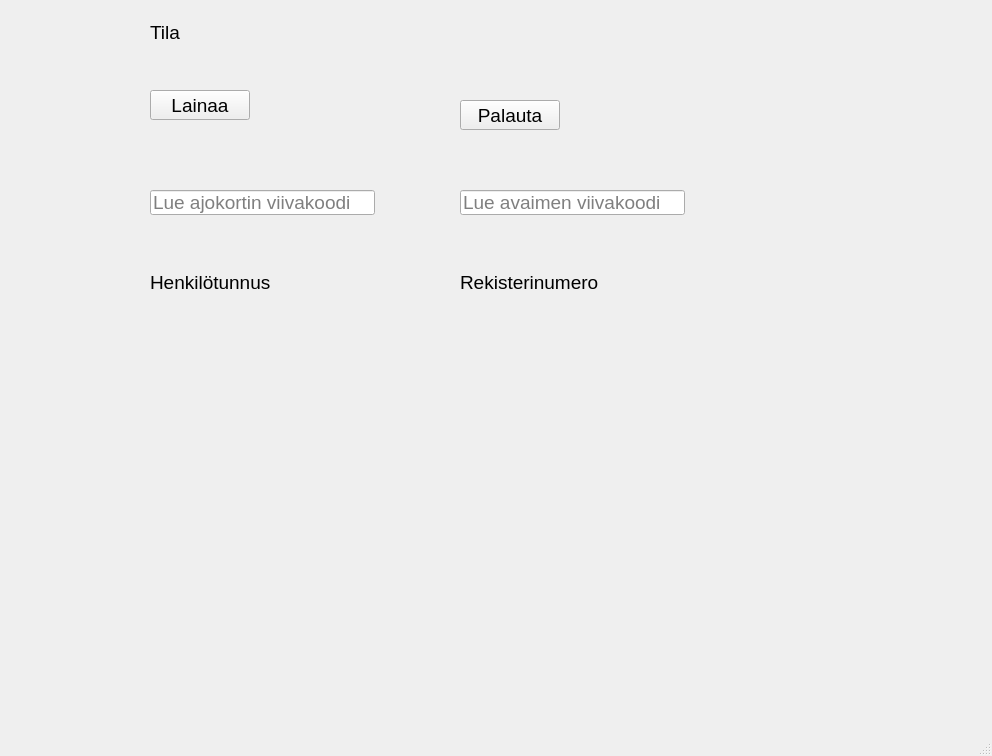
<?xml version="1.0" encoding="UTF-8"?>
<ui version="4.0">
 <class>MainWindow</class>
 <widget class="QMainWindow" name="MainWindow">
  <property name="geometry">
   <rect>
    <x>0</x>
    <y>0</y>
    <width>992</width>
    <height>756</height>
   </rect>
  </property>
  <property name="windowTitle">
   <string>MainWindow</string>
  </property>
  <widget class="QWidget" name="centralwidget">
   <widget class="QPushButton" name="lainaaPushButton">
    <property name="geometry">
     <rect>
      <x>150</x>
      <y>90</y>
      <width>100</width>
      <height>30</height>
     </rect>
    </property>
    <property name="font">
     <font>
      <pointsize>14</pointsize>
     </font>
    </property>
    <property name="text">
     <string>Lainaa</string>
    </property>
   </widget>
   <widget class="QPushButton" name="palautaPushButton">
    <property name="geometry">
     <rect>
      <x>460</x>
      <y>100</y>
      <width>100</width>
      <height>30</height>
     </rect>
    </property>
    <property name="font">
     <font>
      <pointsize>14</pointsize>
     </font>
    </property>
    <property name="text">
     <string>Palauta</string>
    </property>
   </widget>
   <widget class="QLabel" name="hetuLabel">
    <property name="geometry">
     <rect>
      <x>150</x>
      <y>270</y>
      <width>150</width>
      <height>25</height>
     </rect>
    </property>
    <property name="font">
     <font>
      <pointsize>14</pointsize>
     </font>
    </property>
    <property name="text">
     <string>Henkilötunnus</string>
    </property>
   </widget>
   <widget class="QLabel" name="rekisteriNrLabel">
    <property name="geometry">
     <rect>
      <x>460</x>
      <y>270</y>
      <width>150</width>
      <height>25</height>
     </rect>
    </property>
    <property name="font">
     <font>
      <pointsize>14</pointsize>
     </font>
    </property>
    <property name="text">
     <string>Rekisterinumero</string>
    </property>
   </widget>
   <widget class="QLineEdit" name="ajokorttiLineEdit">
    <property name="geometry">
     <rect>
      <x>150</x>
      <y>190</y>
      <width>225</width>
      <height>25</height>
     </rect>
    </property>
    <property name="font">
     <font>
      <pointsize>14</pointsize>
     </font>
    </property>
    <property name="placeholderText">
     <string>Lue ajokortin viivakoodi</string>
    </property>
   </widget>
   <widget class="QLineEdit" name="avainLineEdit">
    <property name="geometry">
     <rect>
      <x>460</x>
      <y>190</y>
      <width>225</width>
      <height>25</height>
     </rect>
    </property>
    <property name="font">
     <font>
      <pointsize>14</pointsize>
     </font>
    </property>
    <property name="placeholderText">
     <string>Lue avaimen viivakoodi</string>
    </property>
   </widget>
   <widget class="QLabel" name="tilaLabel">
    <property name="geometry">
     <rect>
      <x>150</x>
      <y>20</y>
      <width>150</width>
      <height>25</height>
     </rect>
    </property>
    <property name="font">
     <font>
      <pointsize>14</pointsize>
     </font>
    </property>
    <property name="text">
     <string>Tila</string>
    </property>
   </widget>
  </widget>
  <widget class="QMenuBar" name="menubar">
   <property name="geometry">
    <rect>
     <x>0</x>
     <y>0</y>
     <width>992</width>
     <height>21</height>
    </rect>
   </property>
  </widget>
  <widget class="QStatusBar" name="statusbar"/>
 </widget>
 <resources/>
 <connections>
  <connection>
   <sender>ajokorttiLineEdit</sender>
   <signal>textEdited(QString)</signal>
   <receiver>hetuLabel</receiver>
   <slot>setText(QString)</slot>
   <hints>
    <hint type="sourcelabel">
     <x>222</x>
     <y>232</y>
    </hint>
    <hint type="destinationlabel">
     <x>231</x>
     <y>301</y>
    </hint>
   </hints>
  </connection>
  <connection>
   <sender>avainLineEdit</sender>
   <signal>textEdited(QString)</signal>
   <receiver>rekisteriNrLabel</receiver>
   <slot>setText(QString)</slot>
   <hints>
    <hint type="sourcelabel">
     <x>542</x>
     <y>221</y>
    </hint>
    <hint type="destinationlabel">
     <x>544</x>
     <y>299</y>
    </hint>
   </hints>
  </connection>
 </connections>
</ui>
